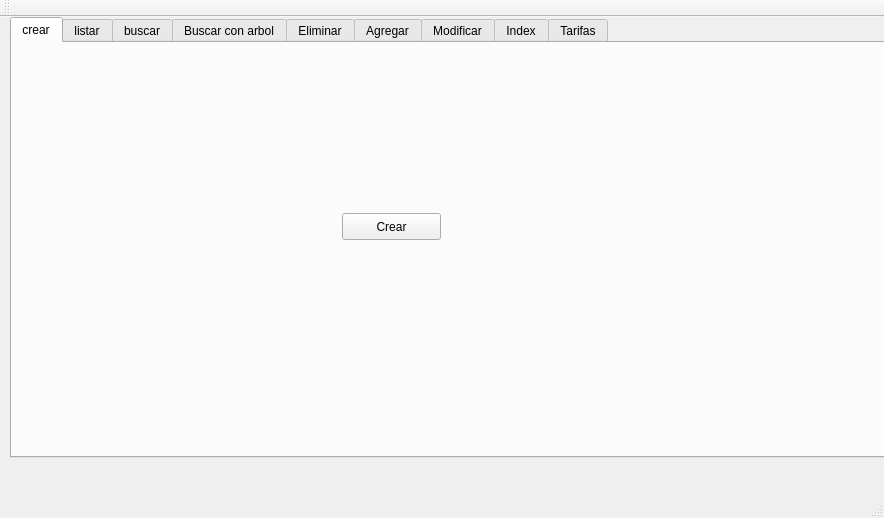
<?xml version="1.0" encoding="UTF-8"?>
<ui version="4.0">
 <class>Menu</class>
 <widget class="QMainWindow" name="Menu">
  <property name="geometry">
   <rect>
    <x>0</x>
    <y>0</y>
    <width>884</width>
    <height>518</height>
   </rect>
  </property>
  <property name="windowTitle">
   <string>Menu</string>
  </property>
  <widget class="QWidget" name="centralWidget">
   <widget class="QTabWidget" name="tabWidget">
    <property name="geometry">
     <rect>
      <x>10</x>
      <y>0</y>
      <width>981</width>
      <height>441</height>
     </rect>
    </property>
    <property name="currentIndex">
     <number>0</number>
    </property>
    <widget class="QWidget" name="tab">
     <attribute name="title">
      <string>crear</string>
     </attribute>
     <widget class="QPushButton" name="bt_crear">
      <property name="geometry">
       <rect>
        <x>330</x>
        <y>170</y>
        <width>99</width>
        <height>27</height>
       </rect>
      </property>
      <property name="text">
       <string>Crear</string>
      </property>
     </widget>
    </widget>
    <widget class="QWidget" name="tab_2">
     <attribute name="title">
      <string>listar</string>
     </attribute>
     <widget class="QComboBox" name="Comboilistar">
      <property name="geometry">
       <rect>
        <x>190</x>
        <y>10</y>
        <width>341</width>
        <height>27</height>
       </rect>
      </property>
     </widget>
     <widget class="QTextEdit" name="edis_listar">
      <property name="geometry">
       <rect>
        <x>20</x>
        <y>50</y>
        <width>721</width>
        <height>331</height>
       </rect>
      </property>
     </widget>
    </widget>
    <widget class="QWidget" name="tab_3">
     <attribute name="title">
      <string>buscar</string>
     </attribute>
     <widget class="QTabWidget" name="tabWidget_3">
      <property name="geometry">
       <rect>
        <x>30</x>
        <y>20</y>
        <width>661</width>
        <height>381</height>
       </rect>
      </property>
      <property name="currentIndex">
       <number>1</number>
      </property>
      <widget class="QWidget" name="tab_12">
       <attribute name="title">
        <string>Con  Index</string>
       </attribute>
       <widget class="QTabWidget" name="tabWidget_5">
        <property name="geometry">
         <rect>
          <x>0</x>
          <y>10</y>
          <width>651</width>
          <height>301</height>
         </rect>
        </property>
        <property name="currentIndex">
         <number>2</number>
        </property>
        <widget class="QWidget" name="tab_13">
         <attribute name="title">
          <string>Ciudad</string>
         </attribute>
         <widget class="QLineEdit" name="txt_buscar_con_ciudad_2">
          <property name="geometry">
           <rect>
            <x>260</x>
            <y>60</y>
            <width>113</width>
            <height>27</height>
           </rect>
          </property>
         </widget>
         <widget class="QTextEdit" name="edid_buscar_con_Ciudad_2">
          <property name="geometry">
           <rect>
            <x>0</x>
            <y>110</y>
            <width>641</width>
            <height>111</height>
           </rect>
          </property>
         </widget>
         <widget class="QPushButton" name="bt_buscar_con_ciudad_2">
          <property name="geometry">
           <rect>
            <x>390</x>
            <y>60</y>
            <width>99</width>
            <height>27</height>
           </rect>
          </property>
          <property name="text">
           <string>Buscar -&gt;</string>
          </property>
         </widget>
         <widget class="QLabel" name="label_7">
          <property name="geometry">
           <rect>
            <x>96</x>
            <y>60</y>
            <width>121</width>
            <height>20</height>
           </rect>
          </property>
          <property name="text">
           <string>Ingrese codigo</string>
          </property>
         </widget>
        </widget>
        <widget class="QWidget" name="tab_14">
         <attribute name="title">
          <string>Cliente</string>
         </attribute>
         <widget class="QTextEdit" name="edid_buscar_con_cliente_2">
          <property name="geometry">
           <rect>
            <x>10</x>
            <y>80</y>
            <width>631</width>
            <height>111</height>
           </rect>
          </property>
         </widget>
         <widget class="QLineEdit" name="txt_buscar_con_cliente_2">
          <property name="geometry">
           <rect>
            <x>280</x>
            <y>30</y>
            <width>113</width>
            <height>27</height>
           </rect>
          </property>
         </widget>
         <widget class="QLabel" name="label_8">
          <property name="geometry">
           <rect>
            <x>160</x>
            <y>40</y>
            <width>67</width>
            <height>17</height>
           </rect>
          </property>
          <property name="text">
           <string>Ingrese id</string>
          </property>
         </widget>
         <widget class="QPushButton" name="bt_buscar_con_Cliente_2">
          <property name="geometry">
           <rect>
            <x>410</x>
            <y>30</y>
            <width>99</width>
            <height>27</height>
           </rect>
          </property>
          <property name="text">
           <string>Buscar -&gt;</string>
          </property>
         </widget>
        </widget>
        <widget class="QWidget" name="tab_15">
         <attribute name="title">
          <string>Lineas</string>
         </attribute>
         <widget class="QLineEdit" name="txt_buscar_con_linea_2">
          <property name="geometry">
           <rect>
            <x>310</x>
            <y>30</y>
            <width>113</width>
            <height>27</height>
           </rect>
          </property>
         </widget>
         <widget class="QTextEdit" name="edid_buscar_con_lineas_2">
          <property name="geometry">
           <rect>
            <x>10</x>
            <y>80</y>
            <width>631</width>
            <height>121</height>
           </rect>
          </property>
         </widget>
         <widget class="QLabel" name="label_9">
          <property name="geometry">
           <rect>
            <x>170</x>
            <y>40</y>
            <width>131</width>
            <height>17</height>
           </rect>
          </property>
          <property name="text">
           <string>Ingrese numero</string>
          </property>
         </widget>
         <widget class="QPushButton" name="bt_buscar_con_linea_2">
          <property name="geometry">
           <rect>
            <x>440</x>
            <y>30</y>
            <width>99</width>
            <height>27</height>
           </rect>
          </property>
          <property name="text">
           <string>Buscar</string>
          </property>
         </widget>
        </widget>
       </widget>
      </widget>
      <widget class="QWidget" name="tab_16">
       <attribute name="title">
        <string>Sin index</string>
       </attribute>
       <widget class="QTabWidget" name="tabWidget_6">
        <property name="geometry">
         <rect>
          <x>0</x>
          <y>0</y>
          <width>651</width>
          <height>341</height>
         </rect>
        </property>
        <property name="currentIndex">
         <number>1</number>
        </property>
        <widget class="QWidget" name="tab_17">
         <attribute name="title">
          <string>Ciudad</string>
         </attribute>
         <widget class="QLineEdit" name="txt_buscar_sin_ciudad_2">
          <property name="geometry">
           <rect>
            <x>270</x>
            <y>30</y>
            <width>113</width>
            <height>27</height>
           </rect>
          </property>
         </widget>
         <widget class="QLabel" name="label_10">
          <property name="geometry">
           <rect>
            <x>160</x>
            <y>40</y>
            <width>101</width>
            <height>17</height>
           </rect>
          </property>
          <property name="text">
           <string>Ingrese codigo</string>
          </property>
         </widget>
         <widget class="QPushButton" name="bt_buscar_sin_ciudad_2">
          <property name="geometry">
           <rect>
            <x>400</x>
            <y>30</y>
            <width>99</width>
            <height>27</height>
           </rect>
          </property>
          <property name="text">
           <string>Buscar -&gt;</string>
          </property>
         </widget>
         <widget class="QTextEdit" name="edid_buscar_sin_ciudad_2">
          <property name="geometry">
           <rect>
            <x>0</x>
            <y>70</y>
            <width>641</width>
            <height>101</height>
           </rect>
          </property>
         </widget>
        </widget>
        <widget class="QWidget" name="tab_18">
         <attribute name="title">
          <string>Cliente</string>
         </attribute>
         <widget class="QLineEdit" name="txt_buscar_sin_cliente_2">
          <property name="geometry">
           <rect>
            <x>270</x>
            <y>40</y>
            <width>113</width>
            <height>27</height>
           </rect>
          </property>
         </widget>
         <widget class="QLabel" name="label_11">
          <property name="geometry">
           <rect>
            <x>160</x>
            <y>40</y>
            <width>67</width>
            <height>17</height>
           </rect>
          </property>
          <property name="text">
           <string>Ingrese id</string>
          </property>
         </widget>
         <widget class="QPushButton" name="bt_buscar_sin_cliente_2">
          <property name="geometry">
           <rect>
            <x>400</x>
            <y>40</y>
            <width>99</width>
            <height>27</height>
           </rect>
          </property>
          <property name="text">
           <string>Buscar -&gt;</string>
          </property>
         </widget>
         <widget class="QTextEdit" name="edid_buscar_sin_cliente_2">
          <property name="geometry">
           <rect>
            <x>10</x>
            <y>90</y>
            <width>631</width>
            <height>141</height>
           </rect>
          </property>
         </widget>
        </widget>
        <widget class="QWidget" name="tab_19">
         <attribute name="title">
          <string>Linea</string>
         </attribute>
         <widget class="QLineEdit" name="txt_buscar_sin_linea_2">
          <property name="geometry">
           <rect>
            <x>280</x>
            <y>40</y>
            <width>113</width>
            <height>27</height>
           </rect>
          </property>
         </widget>
         <widget class="QTextEdit" name="edid_buscar_sin_linea_2">
          <property name="geometry">
           <rect>
            <x>10</x>
            <y>90</y>
            <width>631</width>
            <height>141</height>
           </rect>
          </property>
         </widget>
         <widget class="QLabel" name="label_12">
          <property name="geometry">
           <rect>
            <x>170</x>
            <y>50</y>
            <width>67</width>
            <height>17</height>
           </rect>
          </property>
          <property name="text">
           <string>Ingrese id</string>
          </property>
         </widget>
         <widget class="QPushButton" name="bt_buscar_sin_linea_2">
          <property name="geometry">
           <rect>
            <x>420</x>
            <y>40</y>
            <width>99</width>
            <height>27</height>
           </rect>
          </property>
          <property name="text">
           <string>Buscar -&gt;</string>
          </property>
         </widget>
        </widget>
       </widget>
      </widget>
     </widget>
    </widget>
    <widget class="QWidget" name="tab_20">
     <attribute name="title">
      <string>Buscar con arbol</string>
     </attribute>
     <widget class="QTabWidget" name="tabWidget_7">
      <property name="geometry">
       <rect>
        <x>20</x>
        <y>10</y>
        <width>721</width>
        <height>371</height>
       </rect>
      </property>
      <property name="currentIndex">
       <number>2</number>
      </property>
      <widget class="QWidget" name="tab_21">
       <attribute name="title">
        <string>ciudad</string>
       </attribute>
       <widget class="QLineEdit" name="txt_buscar_Ar_ciudad">
        <property name="geometry">
         <rect>
          <x>260</x>
          <y>40</y>
          <width>113</width>
          <height>27</height>
         </rect>
        </property>
       </widget>
       <widget class="QLabel" name="label_13">
        <property name="geometry">
         <rect>
          <x>170</x>
          <y>40</y>
          <width>67</width>
          <height>17</height>
         </rect>
        </property>
        <property name="text">
         <string>Ingrese id</string>
        </property>
       </widget>
       <widget class="QTextEdit" name="edid_buscar_ar_ciudad">
        <property name="geometry">
         <rect>
          <x>60</x>
          <y>100</y>
          <width>621</width>
          <height>78</height>
         </rect>
        </property>
       </widget>
       <widget class="QPushButton" name="bt_buscar_ar_ciudad">
        <property name="geometry">
         <rect>
          <x>420</x>
          <y>40</y>
          <width>99</width>
          <height>27</height>
         </rect>
        </property>
        <property name="text">
         <string>Bucar</string>
        </property>
       </widget>
      </widget>
      <widget class="QWidget" name="tab_22">
       <attribute name="title">
        <string>Cliente</string>
       </attribute>
       <widget class="QLabel" name="label_14">
        <property name="geometry">
         <rect>
          <x>150</x>
          <y>100</y>
          <width>67</width>
          <height>17</height>
         </rect>
        </property>
        <property name="text">
         <string>Ingrese id</string>
        </property>
       </widget>
       <widget class="QLineEdit" name="txt_buscar_ar_cliente">
        <property name="geometry">
         <rect>
          <x>240</x>
          <y>100</y>
          <width>113</width>
          <height>27</height>
         </rect>
        </property>
       </widget>
       <widget class="QTextEdit" name="edid_buscar_ar_cliente">
        <property name="geometry">
         <rect>
          <x>40</x>
          <y>160</y>
          <width>621</width>
          <height>78</height>
         </rect>
        </property>
       </widget>
       <widget class="QPushButton" name="bt_buscar_ar_cliente">
        <property name="geometry">
         <rect>
          <x>400</x>
          <y>100</y>
          <width>99</width>
          <height>27</height>
         </rect>
        </property>
        <property name="text">
         <string>Buscar</string>
        </property>
       </widget>
      </widget>
      <widget class="QWidget" name="tab_23">
       <attribute name="title">
        <string>lineas</string>
       </attribute>
       <widget class="QLabel" name="label_15">
        <property name="geometry">
         <rect>
          <x>180</x>
          <y>90</y>
          <width>67</width>
          <height>17</height>
         </rect>
        </property>
        <property name="text">
         <string>Ingrese id</string>
        </property>
       </widget>
       <widget class="QLineEdit" name="txt_buscar_ar_linea">
        <property name="geometry">
         <rect>
          <x>270</x>
          <y>90</y>
          <width>113</width>
          <height>27</height>
         </rect>
        </property>
       </widget>
       <widget class="QTextEdit" name="edid_buscar_ar_linea">
        <property name="geometry">
         <rect>
          <x>70</x>
          <y>150</y>
          <width>621</width>
          <height>78</height>
         </rect>
        </property>
       </widget>
       <widget class="QPushButton" name="bt_buscar_ar_linea">
        <property name="geometry">
         <rect>
          <x>430</x>
          <y>90</y>
          <width>99</width>
          <height>27</height>
         </rect>
        </property>
        <property name="text">
         <string>bucar</string>
        </property>
       </widget>
      </widget>
     </widget>
    </widget>
    <widget class="QWidget" name="tab_24">
     <attribute name="title">
      <string>Eliminar</string>
     </attribute>
     <widget class="QTabWidget" name="tabWidget_8">
      <property name="geometry">
       <rect>
        <x>50</x>
        <y>10</y>
        <width>651</width>
        <height>371</height>
       </rect>
      </property>
      <property name="currentIndex">
       <number>2</number>
      </property>
      <widget class="QWidget" name="tab_25">
       <attribute name="title">
        <string>Ciudad</string>
       </attribute>
       <widget class="QLabel" name="label_16">
        <property name="geometry">
         <rect>
          <x>240</x>
          <y>60</y>
          <width>67</width>
          <height>17</height>
         </rect>
        </property>
        <property name="text">
         <string>Ingrese id</string>
        </property>
       </widget>
       <widget class="QLineEdit" name="txt_eliminar_ciudad">
        <property name="geometry">
         <rect>
          <x>230</x>
          <y>120</y>
          <width>113</width>
          <height>27</height>
         </rect>
        </property>
       </widget>
       <widget class="QPushButton" name="bt_eliminar_ciudad">
        <property name="geometry">
         <rect>
          <x>230</x>
          <y>190</y>
          <width>99</width>
          <height>27</height>
         </rect>
        </property>
        <property name="text">
         <string>Eliminar</string>
        </property>
       </widget>
      </widget>
      <widget class="QWidget" name="tab_26">
       <attribute name="title">
        <string>Cliente</string>
       </attribute>
       <widget class="QPushButton" name="bt_eliminar_cliente">
        <property name="geometry">
         <rect>
          <x>220</x>
          <y>160</y>
          <width>99</width>
          <height>27</height>
         </rect>
        </property>
        <property name="text">
         <string>Eliminar</string>
        </property>
       </widget>
       <widget class="QLineEdit" name="txt_eliminar_cliente">
        <property name="geometry">
         <rect>
          <x>220</x>
          <y>90</y>
          <width>113</width>
          <height>27</height>
         </rect>
        </property>
       </widget>
       <widget class="QLabel" name="label_17">
        <property name="geometry">
         <rect>
          <x>240</x>
          <y>50</y>
          <width>67</width>
          <height>17</height>
         </rect>
        </property>
        <property name="text">
         <string>Ingrerse id</string>
        </property>
       </widget>
      </widget>
      <widget class="QWidget" name="tab_27">
       <attribute name="title">
        <string>Linea</string>
       </attribute>
       <widget class="QLineEdit" name="txt_eliminar_linea">
        <property name="geometry">
         <rect>
          <x>210</x>
          <y>110</y>
          <width>113</width>
          <height>27</height>
         </rect>
        </property>
       </widget>
       <widget class="QLabel" name="label_18">
        <property name="geometry">
         <rect>
          <x>240</x>
          <y>60</y>
          <width>67</width>
          <height>17</height>
         </rect>
        </property>
        <property name="text">
         <string>Ingrese id</string>
        </property>
       </widget>
       <widget class="QPushButton" name="bt_eliminar_linea">
        <property name="geometry">
         <rect>
          <x>220</x>
          <y>190</y>
          <width>99</width>
          <height>27</height>
         </rect>
        </property>
        <property name="text">
         <string>Eliminar</string>
        </property>
       </widget>
      </widget>
     </widget>
    </widget>
    <widget class="QWidget" name="tab_28">
     <attribute name="title">
      <string>Agregar</string>
     </attribute>
     <widget class="QTabWidget" name="tabWidget_9">
      <property name="geometry">
       <rect>
        <x>30</x>
        <y>10</y>
        <width>671</width>
        <height>391</height>
       </rect>
      </property>
      <property name="currentIndex">
       <number>0</number>
      </property>
      <widget class="QWidget" name="tab_29">
       <attribute name="title">
        <string>Ciudad</string>
       </attribute>
       <widget class="QLineEdit" name="txt_agregar_ciudad_id">
        <property name="geometry">
         <rect>
          <x>240</x>
          <y>40</y>
          <width>113</width>
          <height>27</height>
         </rect>
        </property>
       </widget>
       <widget class="QLineEdit" name="txt_agregar_ciudad_nombre">
        <property name="geometry">
         <rect>
          <x>240</x>
          <y>90</y>
          <width>113</width>
          <height>27</height>
         </rect>
        </property>
       </widget>
       <widget class="QLabel" name="label_19">
        <property name="geometry">
         <rect>
          <x>130</x>
          <y>40</y>
          <width>67</width>
          <height>17</height>
         </rect>
        </property>
        <property name="text">
         <string>ID Ciudad</string>
        </property>
       </widget>
       <widget class="QLabel" name="label_20">
        <property name="geometry">
         <rect>
          <x>90</x>
          <y>90</y>
          <width>111</width>
          <height>17</height>
         </rect>
        </property>
        <property name="text">
         <string>Nombre Ciudad</string>
        </property>
       </widget>
       <widget class="QPushButton" name="bt_Agregar_ciudad">
        <property name="geometry">
         <rect>
          <x>240</x>
          <y>190</y>
          <width>99</width>
          <height>27</height>
         </rect>
        </property>
        <property name="text">
         <string>Agregar</string>
        </property>
       </widget>
      </widget>
      <widget class="QWidget" name="tab_30">
       <attribute name="title">
        <string>Cliente</string>
       </attribute>
       <widget class="QPushButton" name="bt_agregar_cliente">
        <property name="geometry">
         <rect>
          <x>240</x>
          <y>260</y>
          <width>99</width>
          <height>27</height>
         </rect>
        </property>
        <property name="text">
         <string>Agregar</string>
        </property>
       </widget>
       <widget class="QLineEdit" name="txt_agregar_cliente_id">
        <property name="geometry">
         <rect>
          <x>240</x>
          <y>40</y>
          <width>113</width>
          <height>27</height>
         </rect>
        </property>
       </widget>
       <widget class="QLineEdit" name="txt_agregar_cliente_nombre">
        <property name="geometry">
         <rect>
          <x>240</x>
          <y>80</y>
          <width>113</width>
          <height>27</height>
         </rect>
        </property>
       </widget>
       <widget class="QLineEdit" name="txt_agregar_cliente_idCiudad">
        <property name="geometry">
         <rect>
          <x>240</x>
          <y>200</y>
          <width>113</width>
          <height>27</height>
         </rect>
        </property>
       </widget>
       <widget class="QLabel" name="label_21">
        <property name="geometry">
         <rect>
          <x>80</x>
          <y>40</y>
          <width>67</width>
          <height>17</height>
         </rect>
        </property>
        <property name="text">
         <string>TextLabel</string>
        </property>
       </widget>
       <widget class="QLabel" name="label_22">
        <property name="geometry">
         <rect>
          <x>80</x>
          <y>90</y>
          <width>67</width>
          <height>17</height>
         </rect>
        </property>
        <property name="text">
         <string>TextLabel</string>
        </property>
       </widget>
       <widget class="QLabel" name="label_23">
        <property name="geometry">
         <rect>
          <x>80</x>
          <y>150</y>
          <width>67</width>
          <height>17</height>
         </rect>
        </property>
        <property name="text">
         <string>TextLabel</string>
        </property>
       </widget>
       <widget class="QLabel" name="label_24">
        <property name="geometry">
         <rect>
          <x>70</x>
          <y>210</y>
          <width>67</width>
          <height>17</height>
         </rect>
        </property>
        <property name="text">
         <string>TextLabel</string>
        </property>
       </widget>
       <widget class="QWidget" name="layoutWidget">
        <property name="geometry">
         <rect>
          <x>240</x>
          <y>150</y>
          <width>91</width>
          <height>24</height>
         </rect>
        </property>
        <layout class="QHBoxLayout" name="horizontalLayout">
         <item>
          <widget class="QRadioButton" name="radio_agregar_cliente_m">
           <property name="text">
            <string>M</string>
           </property>
           <property name="checkable">
            <bool>true</bool>
           </property>
           <property name="checked">
            <bool>false</bool>
           </property>
          </widget>
         </item>
         <item>
          <widget class="QRadioButton" name="radio_agregar_cliente_f">
           <property name="text">
            <string>F</string>
           </property>
           <property name="checkable">
            <bool>true</bool>
           </property>
           <property name="checked">
            <bool>true</bool>
           </property>
          </widget>
         </item>
        </layout>
       </widget>
      </widget>
      <widget class="QWidget" name="tab_31">
       <attribute name="title">
        <string>linea</string>
       </attribute>
       <widget class="QPushButton" name="bt_agregar_linea">
        <property name="geometry">
         <rect>
          <x>260</x>
          <y>240</y>
          <width>99</width>
          <height>27</height>
         </rect>
        </property>
        <property name="text">
         <string>Agregar</string>
        </property>
       </widget>
       <widget class="QLabel" name="label_25">
        <property name="geometry">
         <rect>
          <x>130</x>
          <y>60</y>
          <width>91</width>
          <height>16</height>
         </rect>
        </property>
        <property name="text">
         <string>ID Cliente</string>
        </property>
       </widget>
       <widget class="QLabel" name="label_26">
        <property name="geometry">
         <rect>
          <x>90</x>
          <y>150</y>
          <width>121</width>
          <height>21</height>
         </rect>
        </property>
        <property name="text">
         <string>Numero de linea</string>
        </property>
       </widget>
       <widget class="QLineEdit" name="txt_agregar_linea_idcliente">
        <property name="geometry">
         <rect>
          <x>260</x>
          <y>60</y>
          <width>113</width>
          <height>27</height>
         </rect>
        </property>
       </widget>
       <widget class="QLineEdit" name="txt_agregar_linea_numero">
        <property name="geometry">
         <rect>
          <x>260</x>
          <y>150</y>
          <width>113</width>
          <height>27</height>
         </rect>
        </property>
       </widget>
      </widget>
     </widget>
    </widget>
    <widget class="QWidget" name="tab_32">
     <attribute name="title">
      <string>Modificar</string>
     </attribute>
    </widget>
    <widget class="QWidget" name="tab_33">
     <attribute name="title">
      <string>Index</string>
     </attribute>
     <widget class="QPushButton" name="by_reindexar">
      <property name="geometry">
       <rect>
        <x>330</x>
        <y>140</y>
        <width>131</width>
        <height>61</height>
       </rect>
      </property>
      <property name="text">
       <string>Reindexar</string>
      </property>
     </widget>
    </widget>
    <widget class="QWidget" name="tab_34">
     <attribute name="title">
      <string>Tarifas</string>
     </attribute>
     <widget class="QTextEdit" name="edid_tarifas_8_15">
      <property name="geometry">
       <rect>
        <x>0</x>
        <y>60</y>
        <width>681</width>
        <height>251</height>
       </rect>
      </property>
     </widget>
     <widget class="QLabel" name="label_32">
      <property name="geometry">
       <rect>
        <x>190</x>
        <y>30</y>
        <width>131</width>
        <height>20</height>
       </rect>
      </property>
      <property name="text">
       <string>Ingrese id Cliente</string>
      </property>
     </widget>
     <widget class="QGroupBox" name="groupBox">
      <property name="geometry">
       <rect>
        <x>690</x>
        <y>60</y>
        <width>251</width>
        <height>251</height>
       </rect>
      </property>
      <property name="font">
       <font>
        <weight>75</weight>
        <bold>true</bold>
       </font>
      </property>
      <property name="title">
       <string>                           Balance</string>
      </property>
      <widget class="QLineEdit" name="txt_tarifa1_total">
       <property name="geometry">
        <rect>
         <x>130</x>
         <y>20</y>
         <width>113</width>
         <height>27</height>
        </rect>
       </property>
      </widget>
      <widget class="QLabel" name="label_27">
       <property name="geometry">
        <rect>
         <x>0</x>
         <y>20</y>
         <width>121</width>
         <height>20</height>
        </rect>
       </property>
       <property name="text">
        <string>Total tarifa 0.05</string>
       </property>
      </widget>
      <widget class="QLineEdit" name="txt_tarifa2_total">
       <property name="geometry">
        <rect>
         <x>130</x>
         <y>60</y>
         <width>113</width>
         <height>27</height>
        </rect>
       </property>
      </widget>
      <widget class="QLabel" name="label_28">
       <property name="geometry">
        <rect>
         <x>0</x>
         <y>70</y>
         <width>131</width>
         <height>17</height>
        </rect>
       </property>
       <property name="text">
        <string>Total tarifa 0.04</string>
       </property>
      </widget>
      <widget class="QLineEdit" name="txt_tarifa3_total">
       <property name="geometry">
        <rect>
         <x>130</x>
         <y>100</y>
         <width>113</width>
         <height>27</height>
        </rect>
       </property>
      </widget>
      <widget class="QLabel" name="label_29">
       <property name="geometry">
        <rect>
         <x>0</x>
         <y>110</y>
         <width>121</width>
         <height>17</height>
        </rect>
       </property>
       <property name="text">
        <string>Total tarifa 0.01</string>
       </property>
      </widget>
      <widget class="QLabel" name="label_30">
       <property name="geometry">
        <rect>
         <x>0</x>
         <y>150</y>
         <width>141</width>
         <height>17</height>
        </rect>
       </property>
       <property name="text">
        <string>Suma total tarifa </string>
       </property>
      </widget>
      <widget class="QLineEdit" name="txt_suma_total_tarifa">
       <property name="geometry">
        <rect>
         <x>130</x>
         <y>140</y>
         <width>113</width>
         <height>27</height>
        </rect>
       </property>
      </widget>
     </widget>
     <widget class="QLineEdit" name="lineEdit_2">
      <property name="geometry">
       <rect>
        <x>330</x>
        <y>30</y>
        <width>110</width>
        <height>27</height>
       </rect>
      </property>
     </widget>
     <widget class="QPushButton" name="bt_tarifas">
      <property name="geometry">
       <rect>
        <x>460</x>
        <y>30</y>
        <width>99</width>
        <height>27</height>
       </rect>
      </property>
      <property name="text">
       <string>Generar</string>
      </property>
     </widget>
    </widget>
   </widget>
  </widget>
  <widget class="QMenuBar" name="menuBar">
   <property name="geometry">
    <rect>
     <x>0</x>
     <y>0</y>
     <width>884</width>
     <height>25</height>
    </rect>
   </property>
  </widget>
  <widget class="QToolBar" name="mainToolBar">
   <attribute name="toolBarArea">
    <enum>TopToolBarArea</enum>
   </attribute>
   <attribute name="toolBarBreak">
    <bool>false</bool>
   </attribute>
  </widget>
  <widget class="QStatusBar" name="statusBar"/>
 </widget>
 <layoutdefault spacing="6" margin="11"/>
 <resources/>
 <connections/>
</ui>
